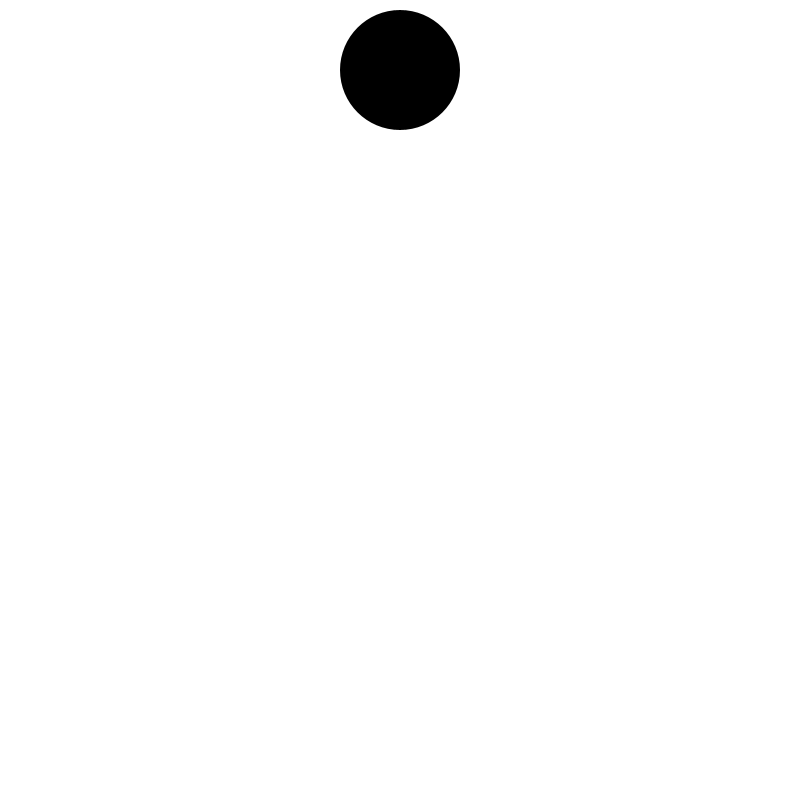
Frame 1 (no input)
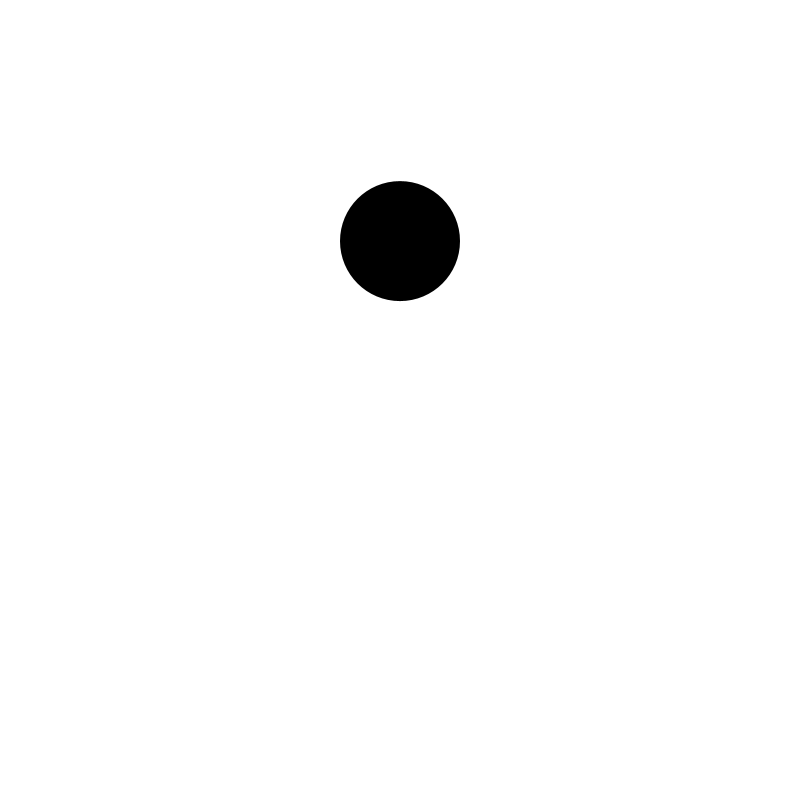
Frame 60 (the mouse pressed at the canvas centre just before this capture)
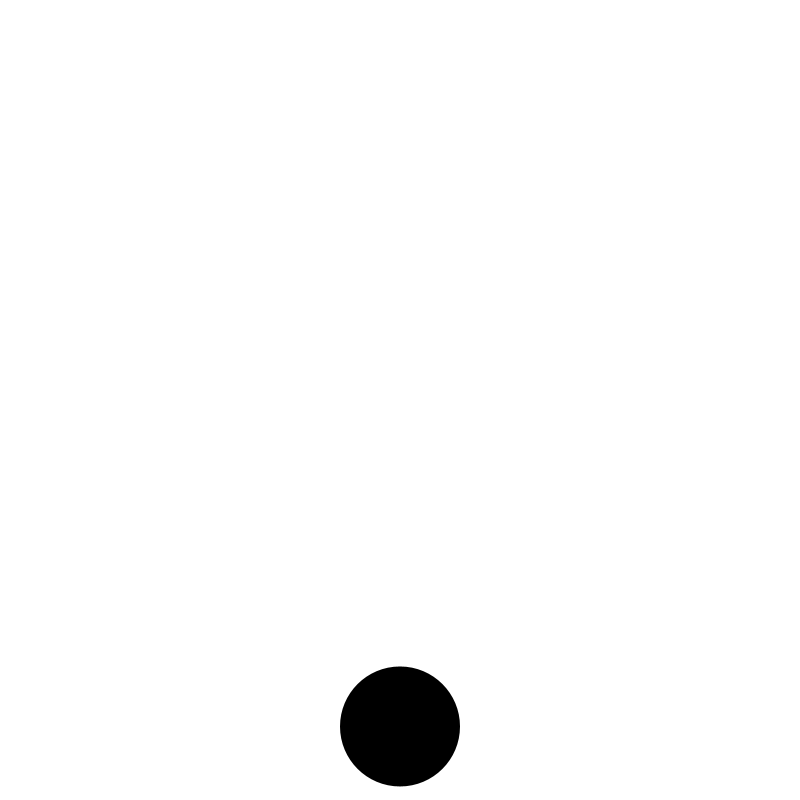
Frame 120 (the mouse held since frame 60 and released just before this capture)

The Processing sketch that drew these frames (run headless with seeded random() and noise(); from frame 60 on, the mouse is pressed at the canvas centre):

// Processing sketch: Fisica_2
// ── Fisica_2.pde
float x = 400, y = 70, speed = 0.0, gravity = 0.1, diametro = 120, tiempo = 0;

void setup(){
  size(800,800);
}

void draw(){
  background(255);
  fill(0);
  noStroke();
  ellipse(x, y, diametro, diametro);
  
  
  y += speed;
  speed +=  gravity;
  
  if (y >= height - (diametro / 2) - 1){
    speed = speed * -0.95;
  }
}
